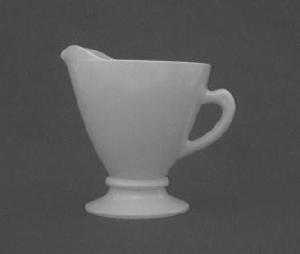
#> input picture teacup.jpg, 300 x 254 px
$ python hats.py --image teacup.jpg
#> lines starting #> are read from the running program, lines starting #| are printed output that depends on the picture

import argparse
import cv2
# construct the argument parser and parse the arguments
ap = argparse.ArgumentParser()
ap.add_argument("-i", "--image", required=True, help="Path to the image")
args = vars(ap.parse_args())
# load the image and convert it to grayscale
image = cv2.imread(args["image"])
#> image is the input picture: shape (254, 300, 3); min 62, max 199, mean 89.6
gray = cv2.cvtColor(image, cv2.COLOR_BGR2GRAY)
# construct a rectangular kernel and apply a blackhat operation which
# enables us to find dark regions on a light background
rectKernel = cv2.getStructuringElement(cv2.MORPH_RECT, (13, 5))
blackhat = cv2.morphologyEx(gray, cv2.MORPH_BLACKHAT, rectKernel)
# similarly, a tophat (also called a "whitehat") operation will enable
# us to find light regions on a dark background
tophat = cv2.morphologyEx(gray, cv2.MORPH_TOPHAT, rectKernel)
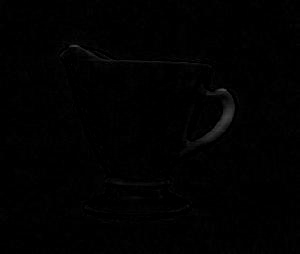
#> tophat: shape (254, 300); min 0, max 76, mean 1.4
# show the output images
cv2.imshow("Original", image)
cv2.imshow("Blackhat", blackhat)
cv2.imshow("Tophat", tophat)
cv2.waitKey(0)
